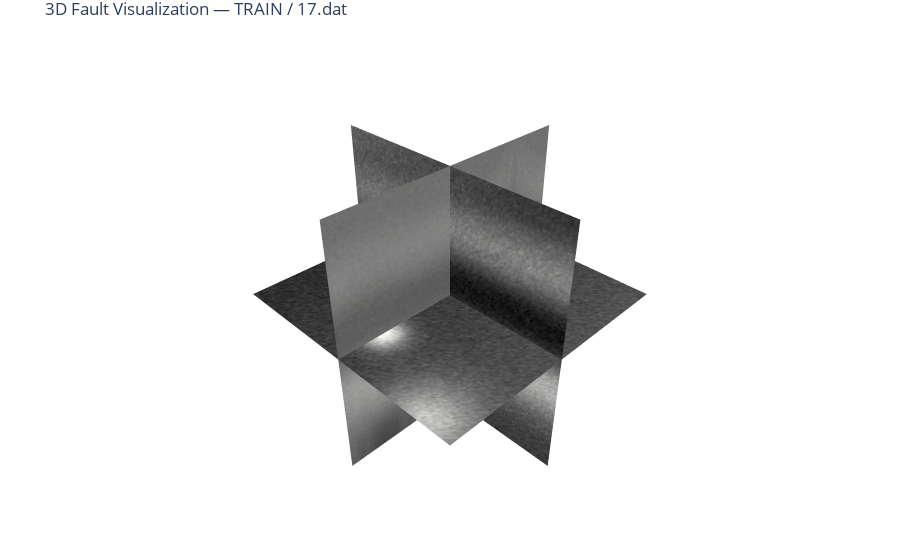
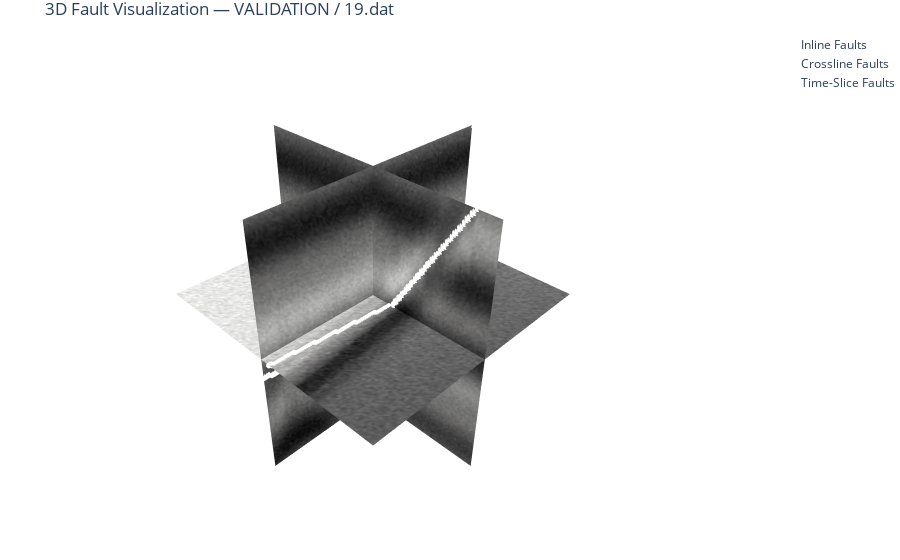
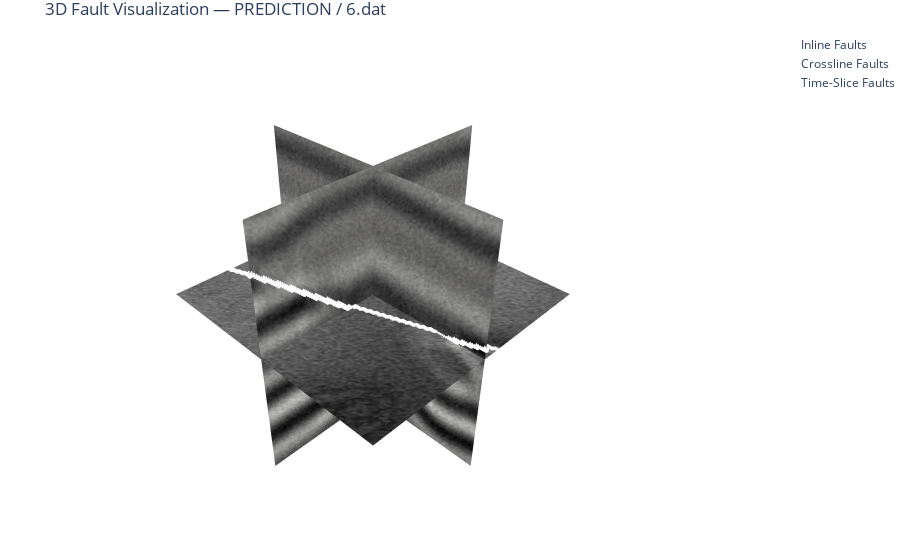

Notebook cell for these charts, in order:
### Code cell
# PARAMETERS
cube_size = 128  # Adjust as needed
mask_mode = 0    # 0 = binary masks; 1 = multiclass
base_out = "/Users/roderickperez/Documents/DS_Projects/faultSegm/faultSeg_Wu_2019_Keras/output"

# Normalization helper
def normalize(v):
    return ((v - v.min()) / (v.max() - v.min()) * 255).astype(np.uint8)

# Fault plotting function
def plot_fault_points(fig, slice_mask, axis_index, slice_type, color, label, nx, ny, nz):
    if slice_type == "inline":
        ks, js = np.where(slice_mask)
        fig.add_trace(go.Scatter3d(
            x=np.full_like(ks, axis_index),
            y=js,
            z=nz - 1 - ks,
            mode='markers',
            marker=dict(color=color, size=2, opacity=1),
            name=label
        ))
    elif slice_type == "crossline":
        ks, is_ = np.where(slice_mask)
        fig.add_trace(go.Scatter3d(
            x=is_,
            y=np.full_like(is_, axis_index),
            z=nz - 1 - ks,
            mode='markers',
            marker=dict(color=color, size=2, opacity=1),
            name=label
        ))
    elif slice_type == "timeslice":
        is_, js = np.where(slice_mask)
        fig.add_trace(go.Scatter3d(
            x=is_,
            y=js,
            z=np.full_like(is_, axis_index),
            mode='markers',
            marker=dict(color=color, size=2, opacity=1),
            name=label
        ))

# Loop over splits
for split in ["train", "validation", "prediction"]:
    seismic_dir = os.path.join(base_out, split, "seis")
    mask_dir = os.path.join(base_out, split, "fault")

    if not (os.path.exists(seismic_dir) and os.path.exists(mask_dir)):
        print(f"[{split}] Skipping: directories not found.")
        continue

    files = sorted(set(os.listdir(seismic_dir)).intersection(os.listdir(mask_dir)))
    if not files:
        print(f"[{split}] No files to visualize.")
        continue

    selected_file = random.choice([f for f in files if f.endswith((".npy", ".dat"))])
    print(f"[{split}] Selected file: {selected_file}")

    # Load data
    seismic_path = os.path.join(seismic_dir, selected_file)
    mask_path = os.path.join(mask_dir, selected_file)

    if selected_file.endswith(".npy"):
        seismic = np.load(seismic_path)
        mask = np.load(mask_path)
    else:
        seismic = np.fromfile(seismic_path, dtype=np.float32).reshape((cube_size, cube_size, cube_size))
        mask = np.fromfile(mask_path, dtype=np.uint8).reshape((cube_size, cube_size, cube_size))

    nx, ny, nz = seismic.shape

    # Slices
    inline     = seismic[nx//2,:,:].T
    crossline  = seismic[:,ny//2,:].T
    timeslice  = seismic[:,:,nz//2]

    inline_m   = mask[nx//2,:,:].T
    cross_m    = mask[:,ny//2,:].T
    timeslice_m= mask[:,:,nz//2]

    inline_norm    = normalize(inline)
    crossline_norm = normalize(crossline)
    timeslice_norm = normalize(timeslice)

    # Create 3D figure
    fig = go.Figure()

    # Seismic surfaces
    fig.add_trace(go.Surface(
        z=np.tile(np.arange(nz)[::-1], (ny, 1)).T,
        x=np.full((nz, ny), nx//2),
        y=np.tile(np.arange(ny), (nz, 1)),
        surfacecolor=inline_norm,
        colorscale="Gray",
        showscale=False,
        opacity=1
    ))
    fig.add_trace(go.Surface(
        z=np.tile(np.arange(nz)[::-1], (nx, 1)).T,
        x=np.tile(np.arange(nx), (nz, 1)),
        y=np.full((nz, nx), ny//2),
        surfacecolor=crossline_norm,
        colorscale="Gray",
        showscale=False,
        opacity=1
    ))
    fig.add_trace(go.Surface(
        z=np.full((ny, nx), nz//2),
        x=np.tile(np.arange(nx), (ny, 1)),
        y=np.tile(np.arange(ny).reshape(-1,1), (1, nx)),
        surfacecolor=np.rot90(timeslice_norm, k=-1),
        colorscale="Gray",
        showscale=False,
        opacity=1
    ))

    # Fault overlays
    if mask_mode == 0:
        plot_fault_points(fig, inline_m==1, nx//2, "inline", "white", "Inline Faults", nx, ny, nz)
        plot_fault_points(fig, cross_m==1, ny//2, "crossline", "white", "Crossline Faults", nx, ny, nz)
        plot_fault_points(fig, timeslice_m==1, nz//2, "timeslice", "white", "Time-Slice Faults", nx, ny, nz)
    elif mask_mode == 1:
        plot_fault_points(fig, inline_m==1, nx//2, "inline", "green", "Inline Normal Faults", nx, ny, nz)
        plot_fault_points(fig, inline_m==2, nx//2, "inline", "purple", "Inline Inverse Faults", nx, ny, nz)
        plot_fault_points(fig, cross_m==1, ny//2, "crossline", "green", "Crossline Normal Faults", nx, ny, nz)
        plot_fault_points(fig, cross_m==2, ny//2, "crossline", "purple", "Crossline Inverse Faults", nx, ny, nz)
        plot_fault_points(fig, timeslice_m==1, nz//2, "timeslice", "green", "Time-Slice Normal Faults", nx, ny, nz)
        plot_fault_points(fig, timeslice_m==2, nz//2, "timeslice", "purple", "Time-Slice Inverse Faults", nx, ny, nz)

    # Layout
    fig.update_layout(
        title=f"3D Fault Visualization — {split.upper()} / {selected_file}",
        scene=dict(
            xaxis=dict(visible=False),
            yaxis=dict(visible=False),
            zaxis=dict(visible=False),
            aspectmode="data"
        ),
        margin=dict(l=0, r=0, t=30, b=0)
    )

    fig.show()

### Figure 1 — Plotly figure (JSON) as saved in the notebook; plotly's stock layout.template omitted (floating-point values rounded to 4 significant figures; data arrays with more than 128 entries replaced by an {"elided": "..."} marker saying what was removed)
{"data": [{"colorscale": [[0, "rgb(0, 0, 0)"], [0.09091, "rgb(16, 16, 16)"], [0.1818, "rgb(38, 38, 38)"], [0.2727, "rgb(59, 59, 59)"], [0.3636, "rgb(81, 80, 80)"], [0.4545, "rgb(102, 101, 101)"], [0.5455, "rgb(124, 123, 122)"], [0.6364, "rgb(146, 146, 145)"], [0.7273, "rgb(171, 171, 170)"], [0.8182, "rgb(197, 197, 195)"], [0.9091, "rgb(224, 224, 223)"], [1, "rgb(254, 254, 253)"]], "opacity": 1, "showscale": false, "surfacecolor": {"elided": "128x128 int values"}, "type": "surface", "x": {"elided": "128x128 int values"}, "y": {"elided": "128x128 int values"}, "z": {"elided": "128x128 int values"}}, {"colorscale": [[0, "rgb(0, 0, 0)"], [0.09091, "rgb(16, 16, 16)"], [0.1818, "rgb(38, 38, 38)"], [0.2727, "rgb(59, 59, 59)"], [0.3636, "rgb(81, 80, 80)"], [0.4545, "rgb(102, 101, 101)"], [0.5455, "rgb(124, 123, 122)"], [0.6364, "rgb(146, 146, 145)"], [0.7273, "rgb(171, 171, 170)"], [0.8182, "rgb(197, 197, 195)"], [0.9091, "rgb(224, 224, 223)"], [1, "rgb(254, 254, 253)"]], "opacity": 1, "showscale": false, "surfacecolor": {"elided": "128x128 int values"}, "type": "surface", "x": {"elided": "128x128 int values"}, "y": {"elided": "128x128 int values"}, "z": {"elided": "128x128 int values"}}, {"colorscale": [[0, "rgb(0, 0, 0)"], [0.09091, "rgb(16, 16, 16)"], [0.1818, "rgb(38, 38, 38)"], [0.2727, "rgb(59, 59, 59)"], [0.3636, "rgb(81, 80, 80)"], [0.4545, "rgb(102, 101, 101)"], [0.5455, "rgb(124, 123, 122)"], [0.6364, "rgb(146, 146, 145)"], [0.7273, "rgb(171, 171, 170)"], [0.8182, "rgb(197, 197, 195)"], [0.9091, "rgb(224, 224, 223)"], [1, "rgb(254, 254, 253)"]], "opacity": 1, "showscale": false, "surfacecolor": {"elided": "128x128 int values"}, "type": "surface", "x": {"elided": "128x128 int values"}, "y": {"elided": "128x128 int values"}, "z": {"elided": "128x128 int values"}}, {"marker": {"color": "white", "opacity": 1, "size": 2}, "mode": "markers", "name": "Inline Faults", "type": "scatter3d", "x": [], "y": [], "z": []}, {"marker": {"color": "white", "opacity": 1, "size": 2}, "mode": "markers", "name": "Crossline Faults", "type": "scatter3d", "x": [], "y": [], "z": []}, {"marker": {"color": "white", "opacity": 1, "size": 2}, "mode": "markers", "name": "Time-Slice Faults", "type": "scatter3d", "x": [], "y": [], "z": []}], "layout": {"margin": {"b": 0, "l": 0, "r": 0, "t": 30}, "scene": {"aspectmode": "data", "xaxis": {"visible": false}, "yaxis": {"visible": false}, "zaxis": {"visible": false}}, "title": {"text": "3D Fault Visualization — TRAIN / 17.dat"}}}

### Figure 2 — Plotly figure (JSON) as saved in the notebook; plotly's stock layout.template omitted (floating-point values rounded to 4 significant figures; data arrays with more than 128 entries replaced by an {"elided": "..."} marker saying what was removed)
{"data": [{"colorscale": [[0, "rgb(0, 0, 0)"], [0.09091, "rgb(16, 16, 16)"], [0.1818, "rgb(38, 38, 38)"], [0.2727, "rgb(59, 59, 59)"], [0.3636, "rgb(81, 80, 80)"], [0.4545, "rgb(102, 101, 101)"], [0.5455, "rgb(124, 123, 122)"], [0.6364, "rgb(146, 146, 145)"], [0.7273, "rgb(171, 171, 170)"], [0.8182, "rgb(197, 197, 195)"], [0.9091, "rgb(224, 224, 223)"], [1, "rgb(254, 254, 253)"]], "opacity": 1, "showscale": false, "surfacecolor": {"elided": "128x128 int values"}, "type": "surface", "x": {"elided": "128x128 int values"}, "y": {"elided": "128x128 int values"}, "z": {"elided": "128x128 int values"}}, {"colorscale": [[0, "rgb(0, 0, 0)"], [0.09091, "rgb(16, 16, 16)"], [0.1818, "rgb(38, 38, 38)"], [0.2727, "rgb(59, 59, 59)"], [0.3636, "rgb(81, 80, 80)"], [0.4545, "rgb(102, 101, 101)"], [0.5455, "rgb(124, 123, 122)"], [0.6364, "rgb(146, 146, 145)"], [0.7273, "rgb(171, 171, 170)"], [0.8182, "rgb(197, 197, 195)"], [0.9091, "rgb(224, 224, 223)"], [1, "rgb(254, 254, 253)"]], "opacity": 1, "showscale": false, "surfacecolor": {"elided": "128x128 int values"}, "type": "surface", "x": {"elided": "128x128 int values"}, "y": {"elided": "128x128 int values"}, "z": {"elided": "128x128 int values"}}, {"colorscale": [[0, "rgb(0, 0, 0)"], [0.09091, "rgb(16, 16, 16)"], [0.1818, "rgb(38, 38, 38)"], [0.2727, "rgb(59, 59, 59)"], [0.3636, "rgb(81, 80, 80)"], [0.4545, "rgb(102, 101, 101)"], [0.5455, "rgb(124, 123, 122)"], [0.6364, "rgb(146, 146, 145)"], [0.7273, "rgb(171, 171, 170)"], [0.8182, "rgb(197, 197, 195)"], [0.9091, "rgb(224, 224, 223)"], [1, "rgb(254, 254, 253)"]], "opacity": 1, "showscale": false, "surfacecolor": {"elided": "128x128 int values"}, "type": "surface", "x": {"elided": "128x128 int values"}, "y": {"elided": "128x128 int values"}, "z": {"elided": "128x128 int values"}}, {"marker": {"color": "white", "opacity": 1, "size": 2}, "mode": "markers", "name": "Inline Faults", "type": "scatter3d", "x": {"elided": "152 int values"}, "y": {"elided": "152 int values"}, "z": {"elided": "152 int values"}}, {"marker": {"color": "white", "opacity": 1, "size": 2}, "mode": "markers", "name": "Crossline Faults", "type": "scatter3d", "x": {"elided": "242 int values"}, "y": {"elided": "242 int values"}, "z": {"elided": "242 int values"}}, {"marker": {"color": "white", "opacity": 1, "size": 2}, "mode": "markers", "name": "Time-Slice Faults", "type": "scatter3d", "x": {"elided": "152 int values"}, "y": {"elided": "152 int values"}, "z": {"elided": "152 int values"}}], "layout": {"margin": {"b": 0, "l": 0, "r": 0, "t": 30}, "scene": {"aspectmode": "data", "xaxis": {"visible": false}, "yaxis": {"visible": false}, "zaxis": {"visible": false}}, "title": {"text": "3D Fault Visualization — VALIDATION / 19.dat"}}}

### Figure 3 — Plotly figure (JSON) as saved in the notebook; plotly's stock layout.template omitted (floating-point values rounded to 4 significant figures; data arrays with more than 128 entries replaced by an {"elided": "..."} marker saying what was removed)
{"data": [{"colorscale": [[0, "rgb(0, 0, 0)"], [0.09091, "rgb(16, 16, 16)"], [0.1818, "rgb(38, 38, 38)"], [0.2727, "rgb(59, 59, 59)"], [0.3636, "rgb(81, 80, 80)"], [0.4545, "rgb(102, 101, 101)"], [0.5455, "rgb(124, 123, 122)"], [0.6364, "rgb(146, 146, 145)"], [0.7273, "rgb(171, 171, 170)"], [0.8182, "rgb(197, 197, 195)"], [0.9091, "rgb(224, 224, 223)"], [1, "rgb(254, 254, 253)"]], "opacity": 1, "showscale": false, "surfacecolor": {"elided": "128x128 int values"}, "type": "surface", "x": {"elided": "128x128 int values"}, "y": {"elided": "128x128 int values"}, "z": {"elided": "128x128 int values"}}, {"colorscale": [[0, "rgb(0, 0, 0)"], [0.09091, "rgb(16, 16, 16)"], [0.1818, "rgb(38, 38, 38)"], [0.2727, "rgb(59, 59, 59)"], [0.3636, "rgb(81, 80, 80)"], [0.4545, "rgb(102, 101, 101)"], [0.5455, "rgb(124, 123, 122)"], [0.6364, "rgb(146, 146, 145)"], [0.7273, "rgb(171, 171, 170)"], [0.8182, "rgb(197, 197, 195)"], [0.9091, "rgb(224, 224, 223)"], [1, "rgb(254, 254, 253)"]], "opacity": 1, "showscale": false, "surfacecolor": {"elided": "128x128 int values"}, "type": "surface", "x": {"elided": "128x128 int values"}, "y": {"elided": "128x128 int values"}, "z": {"elided": "128x128 int values"}}, {"colorscale": [[0, "rgb(0, 0, 0)"], [0.09091, "rgb(16, 16, 16)"], [0.1818, "rgb(38, 38, 38)"], [0.2727, "rgb(59, 59, 59)"], [0.3636, "rgb(81, 80, 80)"], [0.4545, "rgb(102, 101, 101)"], [0.5455, "rgb(124, 123, 122)"], [0.6364, "rgb(146, 146, 145)"], [0.7273, "rgb(171, 171, 170)"], [0.8182, "rgb(197, 197, 195)"], [0.9091, "rgb(224, 224, 223)"], [1, "rgb(254, 254, 253)"]], "opacity": 1, "showscale": false, "surfacecolor": {"elided": "128x128 int values"}, "type": "surface", "x": {"elided": "128x128 int values"}, "y": {"elided": "128x128 int values"}, "z": {"elided": "128x128 int values"}}, {"marker": {"color": "white", "opacity": 1, "size": 2}, "mode": "markers", "name": "Inline Faults", "type": "scatter3d", "x": {"elided": "171 int values"}, "y": {"elided": "171 int values"}, "z": {"elided": "171 int values"}}, {"marker": {"color": "white", "opacity": 1, "size": 2}, "mode": "markers", "name": "Crossline Faults", "type": "scatter3d", "x": {"elided": "169 int values"}, "y": {"elided": "169 int values"}, "z": {"elided": "169 int values"}}, {"marker": {"color": "white", "opacity": 1, "size": 2}, "mode": "markers", "name": "Time-Slice Faults", "type": "scatter3d", "x": {"elided": "193 int values"}, "y": {"elided": "193 int values"}, "z": {"elided": "193 int values"}}], "layout": {"margin": {"b": 0, "l": 0, "r": 0, "t": 30}, "scene": {"aspectmode": "data", "xaxis": {"visible": false}, "yaxis": {"visible": false}, "zaxis": {"visible": false}}, "title": {"text": "3D Fault Visualization — PREDICTION / 6.dat"}}}
